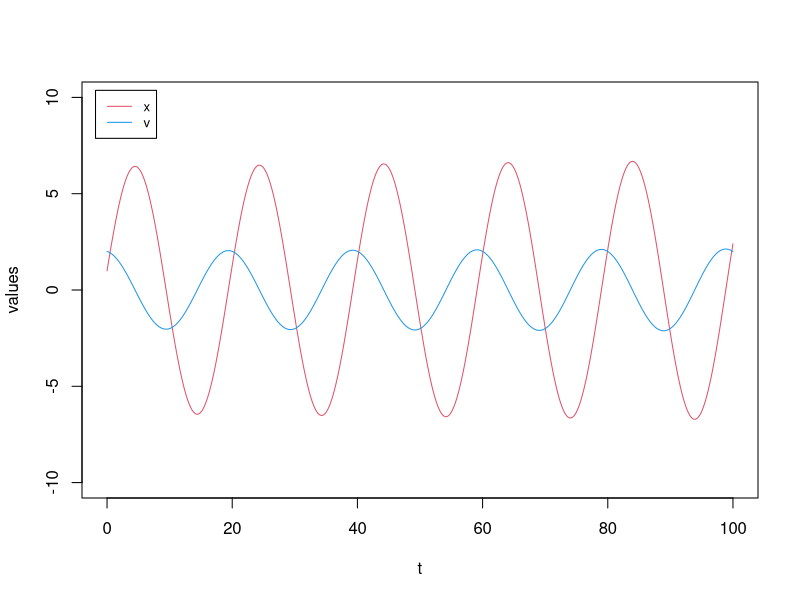
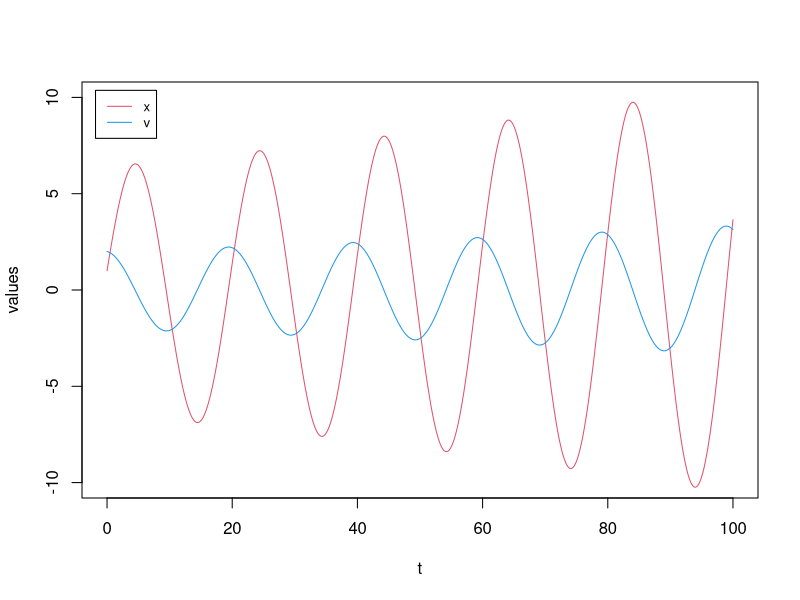
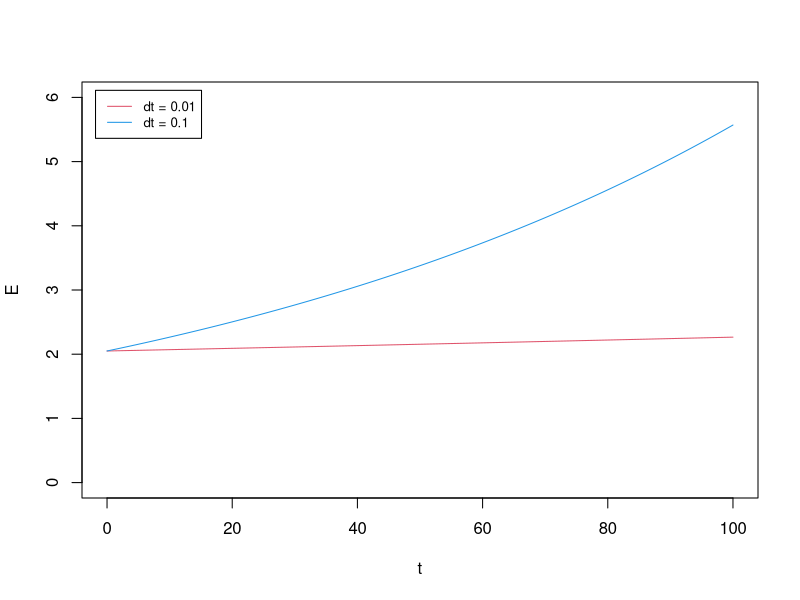
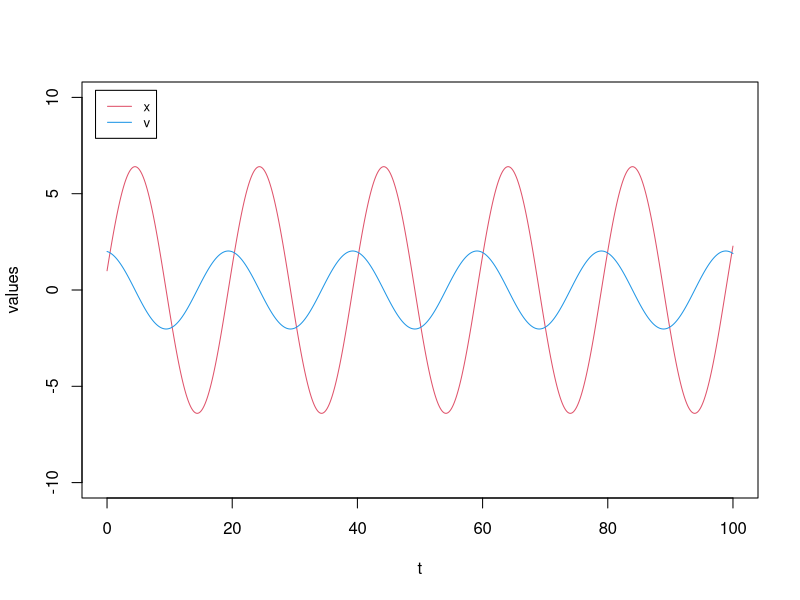
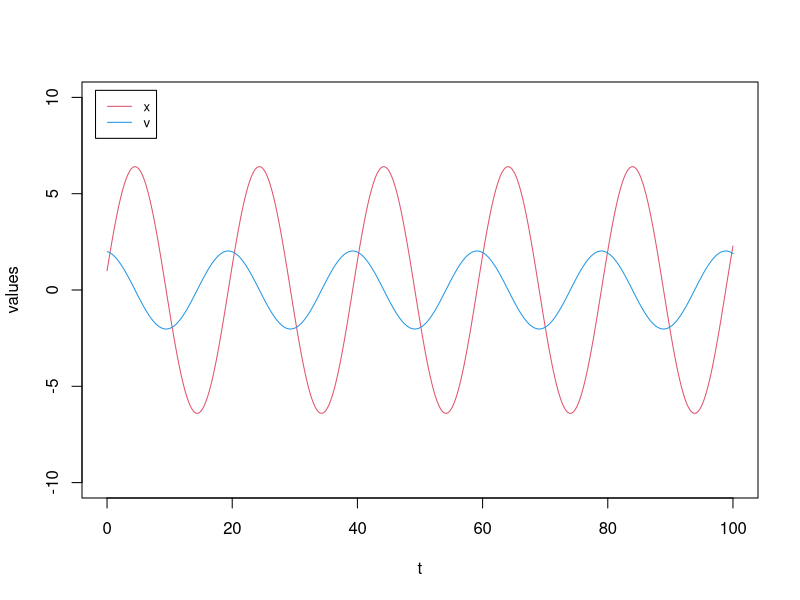
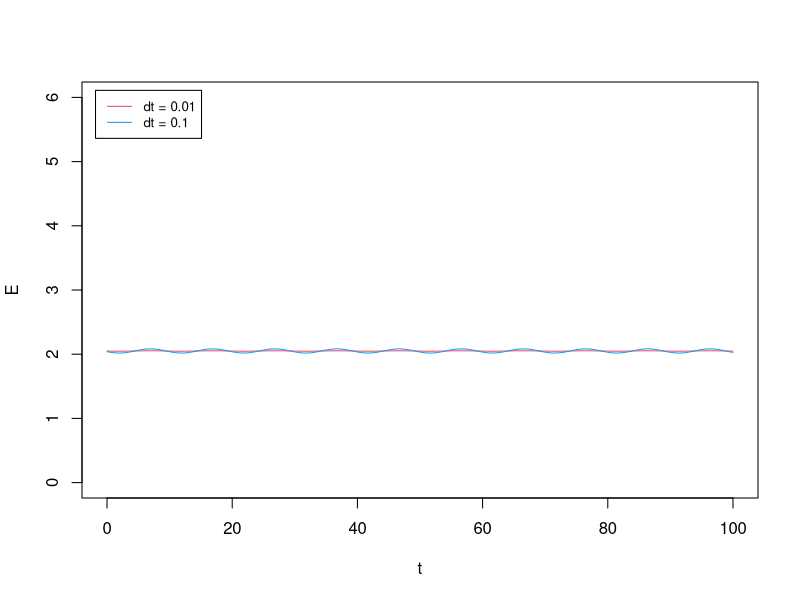
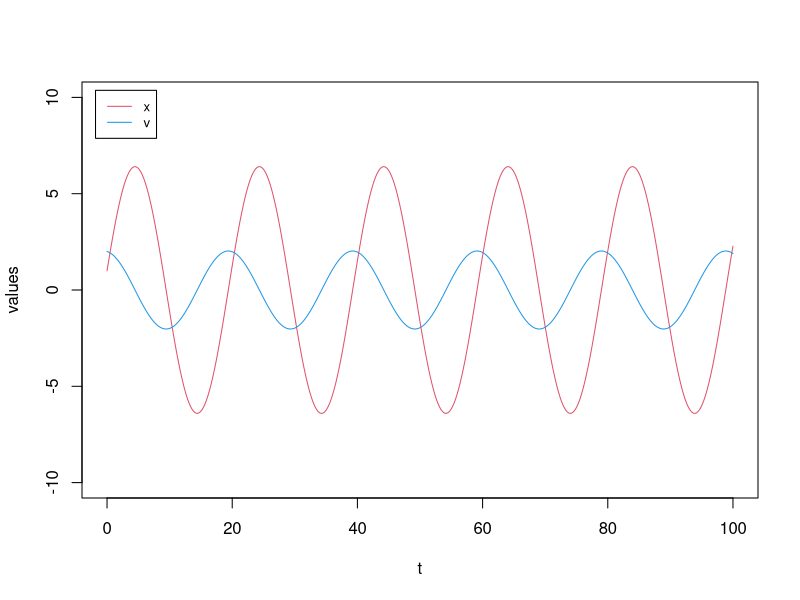
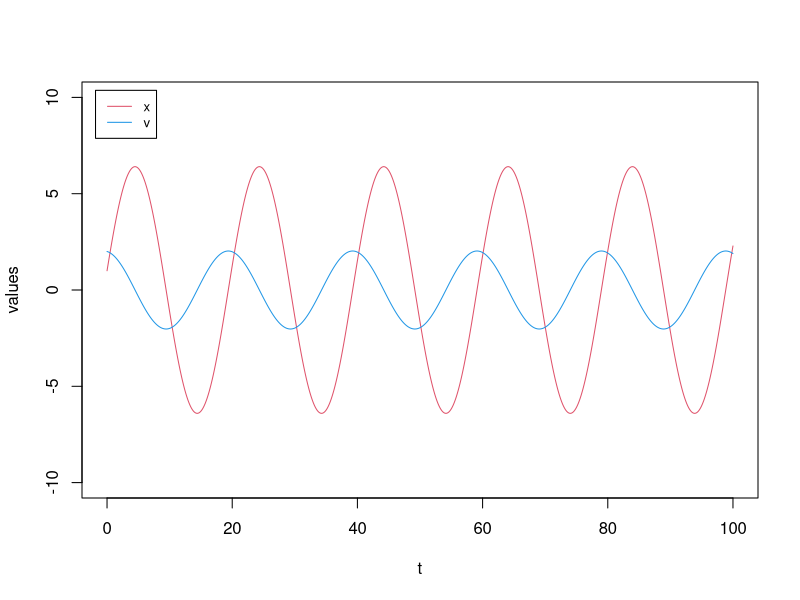

These figures' R source, in order:
## ---- chunk 1
knitr::opts_chunk$set(echo = TRUE)
## ---- chunk 2
# force of a harmonic oscillator
f_ho <- function(t, x, k){
  return(-k*x)
}
## ---- chunk 3
# Euler method
euler_md <- function(f, t0, x0, v0, t.total, dt, ...){
  # f:  2nd derivative function
  # t0: initial time
  # x0: initial position x
  # v0: initial velocity v
  # t.total: total simulation time
  # dt: time step size 
  t_all = seq(t0, t.total, by=dt)
  n_all = length(t_all)
  x_all = numeric(n_all)
  v_all = numeric(n_all)
  x_all[1] = x0
  v_all[1] = v0
  for (i in 1:(n_all-1)) {
    v_all[i+1] = v_all[i] + dt * f(t_all[i], x_all[i],...)
    x_all[i+1] = x_all[i] + dt * v_all[i]
  }
  return(cbind(t_all, x_all, v_all))   # the output is a matrix of t, x, v for all time steps
}

# Run Euler simulation 1, dt = 0.01
dt1 = 0.01; k = 0.1
result_ho_euler = euler_md(f = f_ho, t0 = 0, x0 = 1, v0 = 2, t.total = 100, dt = dt1, k = k)

# Plotting the outcomes
plot(result_ho_euler[,1], result_ho_euler[,2], type = "l", col=2,
    xlab="t", ylab="values", xlim=c(0,100), ylim=c(-10,10)) 
lines(result_ho_euler[,1], result_ho_euler[,3], col=4)
legend("topleft", inset=0.02, 
       legend = c("x","v"),
       col=c(2,4), lty=1, cex=0.8)
## ---- chunk 4
# Run Euler simulation 2, dt = 0.1
dt2 = 0.1
result_ho_euler2 = euler_md(f = f_ho, t0 = 0, x0 = 1, v0 = 2, t.total = 100, dt = dt2, k = k)

# Plotting the outcomes
plot(result_ho_euler2[,1], result_ho_euler2[,2], type = "l", col=2,
    xlab="t", ylab="values", xlim=c(0,100), ylim=c(-10,10)) 
lines(result_ho_euler2[,1], result_ho_euler2[,3], col=4)
legend("topleft", inset=0.02, 
       legend = c("x","v"),
       col=c(2,4), lty=1, cex=0.8)
## ---- chunk 5
# Compute massic energy
energy_ho <- function(result, k) { 
  # result: matrix of simulation outputs, (columns: t, x, v)
  # k: spring constant
  potential_e = 0.5*k*result[,2]**2
  kinetic_e =  0.5*result[,3]**2
  return(potential_e + kinetic_e)
}

# Plotting the energy
plot(result_ho_euler[,1],  energy_ho(result_ho_euler, k), type = "l", col=2, 
     xlab="t", ylab="E", xlim=c(0,100), ylim=c(0,6)) 
lines(result_ho_euler2[,1], energy_ho(result_ho_euler2, k), col=4)
legend("topleft", inset=0.02, 
       legend = c("dt = 0.01","dt = 0.1"),
       col=c(2,4), lty=1, cex=0.8)
## ---- chunk 6
# Leapfrog method
leapfrog <- function(f, t0, x0, v0, t.total, dt, ...){
  # f:  2nd derivative function
  # t0: initial time
  # x0: initial position x
  # v0: initial velocity v
  # t.total: total simulation time
  # dt: time step size 
  t_all = seq(t0, t.total, by=dt)
  n_all = length(t_all)
  x_all = numeric(n_all)
  v_all = numeric(n_all) # we still save v in the same way, but it should be for n+1/2
  x_all[1] = x0
  v_all[1] = v0 + 0.5*dt*f(t_all[1], x_all[1],...)  # approximation for a half step
  for (i in 1:(n_all-1)) {
    x_all[i+1] = x_all[i] + dt * v_all[i]
    v_all[i+1] = v_all[i] + dt * f(t_all[i+1], x_all[i+1],...)
  }
  return(cbind(t_all, x_all, v_all))   # the output is a matrix of t, x, v for all time steps
}

# Run Leapfrog simulation 1, dt = 0.01
result_ho_leapfrog = leapfrog(f = f_ho, t0 = 0, x0 = 1, v0 = 2, t.total = 100, dt = dt1, k = k)

# Plotting the outcomes
plot(result_ho_leapfrog[,1], result_ho_leapfrog[,2], type = "l", col=2,
    xlab="t", ylab="values", xlim=c(0,100), ylim=c(-10,10)) 
lines(result_ho_leapfrog[,1] + 0.5*dt1, result_ho_leapfrog[,3], col=4) # note a half time shift for v
legend("topleft", inset=0.02, 
       legend = c("x","v"),
       col=c(2,4), lty=1, cex=0.8)

# Run leapfrog simulation 2, dt = 0.1
result_ho_leapfrog2 = leapfrog(f = f_ho, t0 = 0, x0 = 1, v0 = 2, t.total = 100, dt = dt2, k = k)

# Plotting the outcomes
plot(result_ho_leapfrog2[,1], result_ho_leapfrog2[,2], type = "l", col=2,
    xlab="t", ylab="values", xlim=c(0,100), ylim=c(-10,10)) 
lines(result_ho_leapfrog2[,1] + 0.5*dt2, result_ho_leapfrog2[,3], col=4) # note a half time shift for v
legend("topleft", inset=0.02, 
       legend = c("x","v"),
       col=c(2,4), lty=1, cex=0.8)

# Plotting the energy
plot(result_ho_leapfrog[,1],  energy_ho(result_ho_leapfrog, k), type = "l", col=2, 
     xlab="t", ylab="E", xlim=c(0,100), ylim=c(0,6)) 
lines(result_ho_leapfrog2[,1], energy_ho(result_ho_leapfrog2, k), col=4)
legend("topleft", inset=0.02, 
       legend = c("dt = 0.01","dt = 0.1"),
       col=c(2,4), lty=1, cex=0.8)
## ---- chunk 7
# Velocity Verlet method
velocity_verlet <- function(f, t0, x0, v0, t.total, dt, ...){
  # f:  2nd derivative function
  # t0: initial time
  # x0: initial position x
  # v0: initial velocity v
  # t.total: total simulation time
  # dt: time step size 
  t_all = seq(t0, t.total, by=dt)
  n_all = length(t_all)
  x_all = numeric(n_all)
  v_all = numeric(n_all)
  x_all[1] = x0
  v_all[1] = v0 
  for (i in 1:(n_all-1)) {
    v_half = v_all[i] + 0.5 * dt * f(t_all[i], x_all[i],...)
    x_all[i+1] = x_all[i] + dt * v_half
    v_all[i+1] = v_half + 0.5 * dt * f(t_all[i+1], x_all[i+1],...)
  }
  return(cbind(t_all, x_all, v_all))   # the output is a matrix of t, x, v for all time steps
}

# Run Velocity Verlet simulation 1, dt = 0.01
result_ho_vv = velocity_verlet(f = f_ho, t0 = 0, x0 = 1, v0 = 2, t.total = 100, dt = dt1, k = k)

# Plotting the outcomes
plot(result_ho_vv[,1], result_ho_vv[,2], type = "l", col=2,
    xlab="t", ylab="values", xlim=c(0,100), ylim=c(-10,10)) 
lines(result_ho_vv[,1], result_ho_vv[,3], col=4) # note a half time shift for v
legend("topleft", inset=0.02, 
       legend = c("x","v"),
       col=c(2,4), lty=1, cex=0.8)

# Run Velocity Verlet simulation 2, dt = 0.1
result_ho_vv2 = velocity_verlet(f = f_ho, t0 = 0, x0 = 1, v0 = 2, t.total = 100, dt = dt2, k = k)

# Plotting the outcomes
plot(result_ho_vv2[,1], result_ho_vv2[,2], type = "l", col=2,
    xlab="t", ylab="values", xlim=c(0,100), ylim=c(-10,10)) 
lines(result_ho_vv2[,1], result_ho_vv2[,3], col=4) # note a half time shift for v
legend("topleft", inset=0.02, 
       legend = c("x","v"),
       col=c(2,4), lty=1, cex=0.8)

# Plotting the energy
plot(result_ho_vv[,1],  energy_ho(result_ho_vv, k), type = "l", col=2, 
     xlab="t", ylab="E", xlim=c(0,100), ylim=c(0,6)) 
lines(result_ho_vv2[,1], energy_ho(result_ho_vv2, k), col=4)
legend("topleft", inset=0.02, 
       legend = c("dt = 0.01","dt = 0.1"),
       col=c(2,4), lty=1, cex=0.8)
## ---- chunk 8
# Verlet method
verlet <- function(f, t0, x0, v0, t.total, dt, ...){
  # f:  2nd derivative function
  # t0: initial time
  # x0: initial position x
  # v0: initial velocity v
  # t.total: total simulation time
  # dt: time step size 
  t_all = seq(t0, t.total, by=dt)
  n_all = length(t_all)
  x_all = numeric(n_all)
  x_all[1] = x0
  x_all[2] = x0 + dt * v0 + 0.5 * dt * dt * f(t_all[1], x_all[1],...)
  for (i in 2:(n_all-1)) {
    x_all[i+1] = 2*x_all[i] - x_all[i-1] + dt * dt * f(t_all[i], x_all[i],...)
  }
  return(cbind(t_all, x_all))   # the output is a matrix of t, x for all time steps
}

# Run Velocity Verlet simulation 1, dt = 0.01
result_ho_v = verlet(f = f_ho, t0 = 0, x0 = 1, v0 = 2, t.total = 100, dt = dt1, k = k)
# Run Velocity Verlet simulation 2, dt = 0.1
result_ho_v2 = verlet(f = f_ho, t0 = 0, x0 = 1, v0 = 2, t.total = 100, dt = dt2, k = k)

# Plotting the outcomes (only x)
plot(result_ho_v[,1], result_ho_v[,2], type = "l", col=2,
    xlab="t", ylab="x", xlim=c(0,100), ylim=c(-10,10)) 
lines(result_ho_v2[,1], result_ho_v2[,2], col=4)
legend("topleft", inset=0.02, 
       legend = c("dt = 0.01","dt = 0.1"),
       col=c(2,4), lty=1, cex=0.8)
